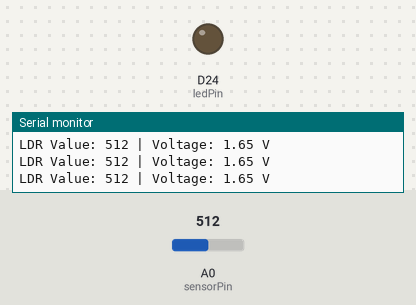
Bench run of a sketch on a simulated Arduino Due. On the bench: output pins drawn as LEDs (lit = HIGH), the last lines printed to the serial monitor. The test bench sets the inputs (shaded band); at power-on: A0 (sensorPin) = 512.

Above: at 1.3 s.
1.4 s: A0 (sensorPin) set to 485
At 1.8 s:
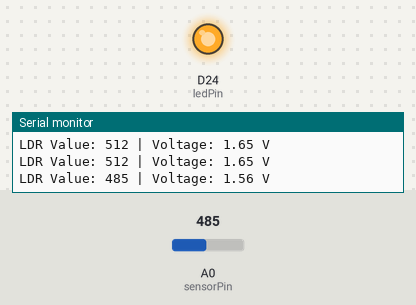
3.0 s: A0 (sensorPin) set to 510
At 4.2 s:
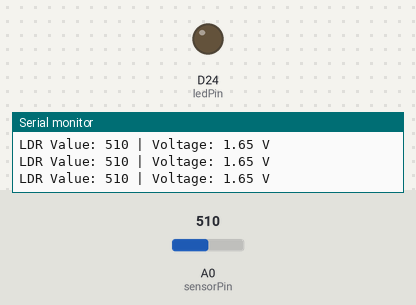
4.5 s: A0 (sensorPin) set to 490
At 5.3 s:
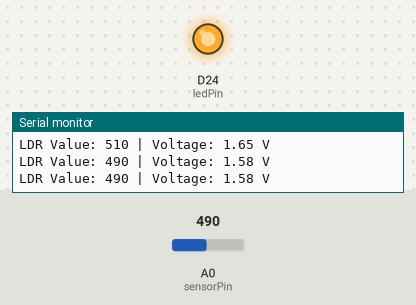
Timing chart, 0 to 7.5 s (numbered marks = the images above; inputs shaded):
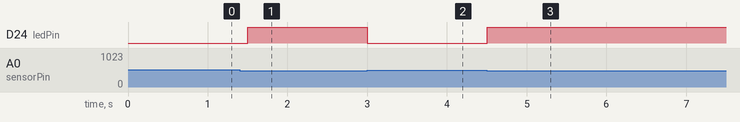

The sketch:

Arancino_LDR.ino
```cpp
#define Serial SerialUSB

// PIN Defintion
const int sensorPin = A0;  // LDR connected to analog pin A0
const int ledPin = 24;     // LED connected to GPIO 24

// LED On Threshold (can be calibrated based on the environment)
const int threshold = 500;

void setup() {
  pinMode(ledPin, OUTPUT);
  Serial.begin(9600);  // Start serial communication for debugging
}

void loop() {
  int sensorValue = analogRead(sensorPin);  // Read analog value (0-1023)
  float voltage = sensorValue * (3.3 / 1023.0); // Voltage conversion

  Serial.print("LDR Value: ");
  Serial.print(sensorValue);
  Serial.print(" | Voltage: ");
  Serial.print(voltage);
  Serial.println(" V");

  if (sensorValue < threshold) {
    digitalWrite(ledPin, HIGH);  // Turns on the LED if there is low light
  } else {
    digitalWrite(ledPin, LOW);   // Turns off the LED if the light is sufficient
  }

  delay(500);  // Update time
}
```

Measured:
- the behaviour switches between 500 and 499 on A0 (sensorPin) (found by bisection; images 0 and 1)
- after the input at 1.4 s, D24 (ledPin): LOW → HIGH after 0.10 s
- after the input at 3.0 s, D24 (ledPin): HIGH → LOW at once
- after the input at 4.5 s, D24 (ledPin): LOW → HIGH at once
